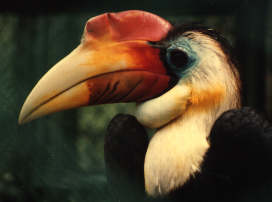
%> input picture LAB3/Scripts/Bird24b.bmp, 272 x 202 px
$ octave Entrega4.m   (GNU Octave 9; MATLAB toolbox functions it lacks are replaced by stand-ins)
%> lines starting %> are read from the running program, lines starting %| are printed output that depends on the picture
### LAB3/Scripts/myMotion.m
function [Res] = myMotion(I,n,angle)
%n := length of the motion; angle := angle of motion
H = 1/2*[0,0,0;
         1,1,0;
         0,0,0];

H = imrotate(H,angle);

Res = I;
J = imfilter(Res,H);
for i = 1:n
    Res = Res+J;
    J = imfilter(J,H);
end


end

### LAB3/Scripts/Entrega4.m
%4 H = [0,0,0;0,1,1;0,0,0] rotar per fer totes direccions
% imrotate
clc;
clear all;

I = imread('Bird24b.bmp');
%> I is the input picture: size 202x272x3 uint8; mean R, G, B 78, 63.1, 42.2
G = rgb2gray(I);
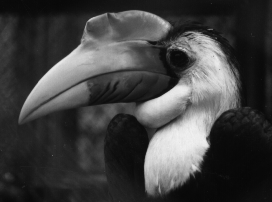
%> G: size 202x272 uint8; min 7, max 242, mean 65.1
imshow(G);

G = double(G);
%> G: size 202x272 double

Res = myMotion(G,40,135);
%> in myMotion, `J = imfilter(Res,H);`:
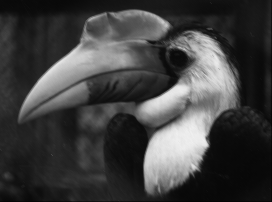
%> J: size 202x272 double; min 3.5, max 239.5, mean 65
%> the loop in myMotion, `for i = 1:n` made 40 passes
%> pass 2, in myMotion, `J = imfilter(J,H);`:
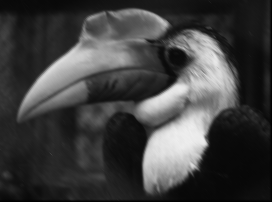
%> J: size 202x272 double; min 0.875, max 238.8, mean 64.8
%> after the loop in myMotion, `for i = 1:n`:
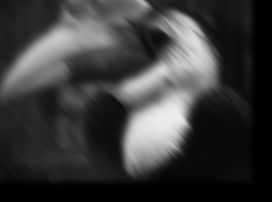
%> J: size 202x272 double; min 3.18e-12, max 236.8, mean 59.4
%> after the loop in myMotion, `for i = 1:n`:
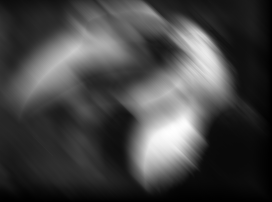
%> Res: size 202x272 double; min 14, max 9535, mean 2566.4; drawn with min black and max white
figure;imshow(Res,[]);

% [6 lines of commented-out code are left out]

$ run again, with LAB3/Scripts/london.jpg saved as LAB3/Scripts/Bird24b.bmp
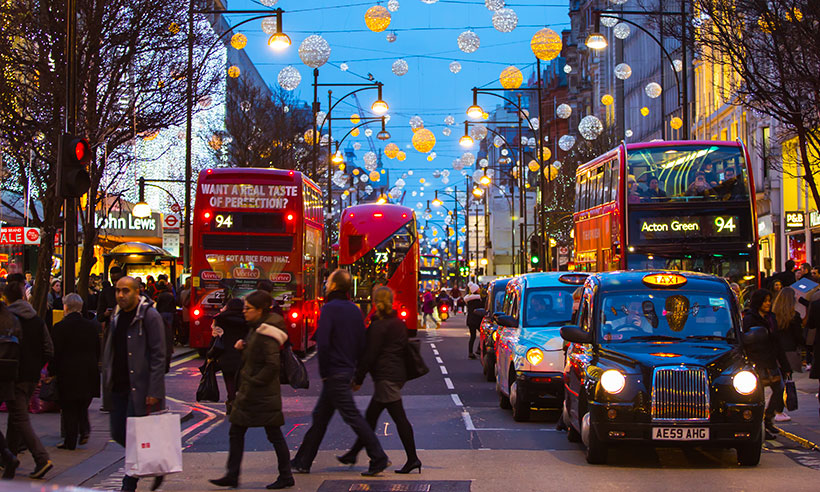
%> input picture LAB3/Scripts/london.jpg, 820 x 492 px
%> I is the input picture: size 492x820x3 uint8; mean R, G, B 87.4, 77.9, 84.5
%> after the loop in myMotion, `for i = 1:n`:
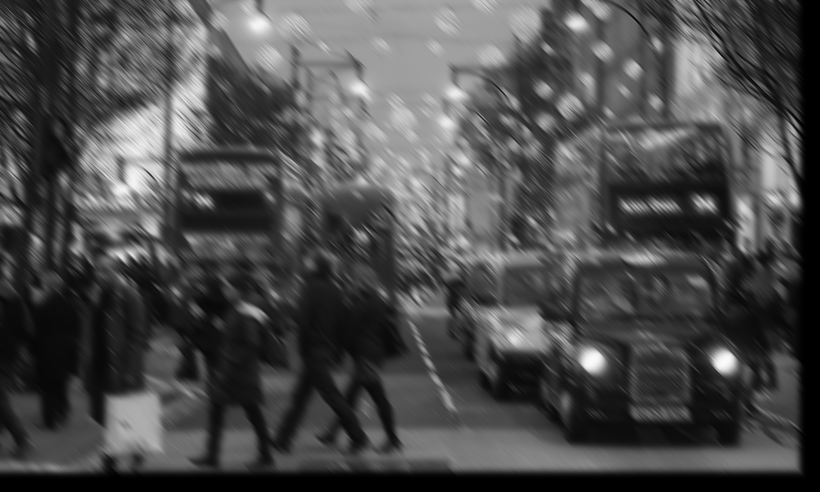
%> J: size 492x820 double; min 9.09e-13, max 251.3, mean 76
%> after the loop in myMotion, `for i = 1:n`:
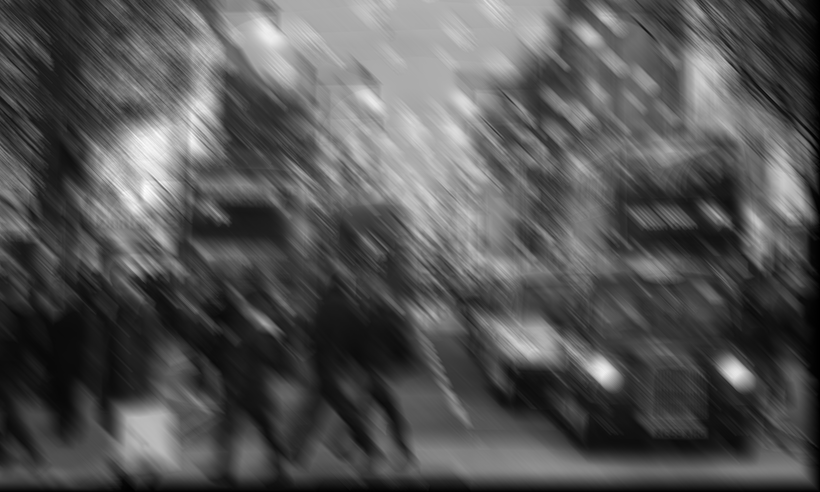
%> Res: size 492x820 double; min 4, max 9657.8, mean 3231.4; drawn with min black and max white
